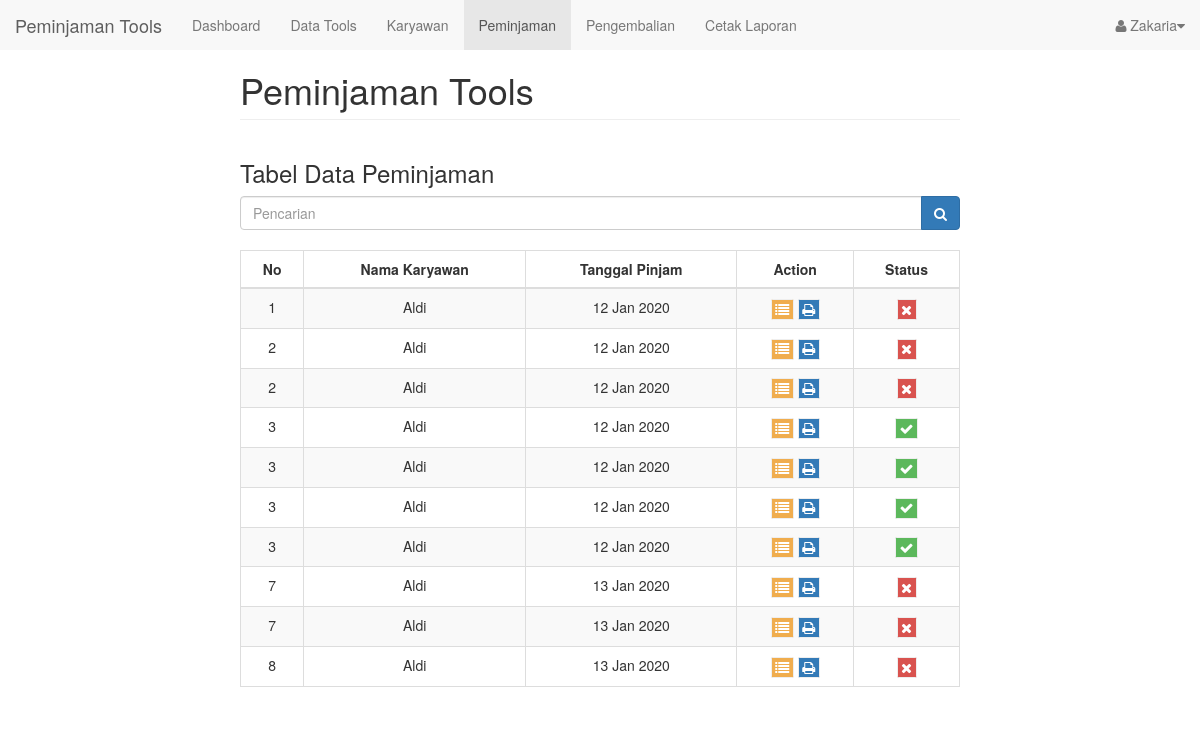
/adminpeminjamanlist_page.php?cari=3216610 (signed in), run on the app's committed database.
### tables this page shows
CREATE TABLE `peminjaman` (
  `id_peminjaman` int(10) NOT NULL,
  `id_brg` int(11) NOT NULL,
  `id_karyawan` int(11) NOT NULL,
  `jml_brg` int(11) NOT NULL,
  `tgl_pinjam` date DEFAULT '0000-00-00',
  `status` tinyint(1) NOT NULL DEFAULT '0',
  KEY `id_brg` (`id_brg`,`id_karyawan`),
  KEY `id_peminjam` (`id_karyawan`),
  KEY `id_anggota` (`id_karyawan`),
  KEY `id_brg_2` (`id_brg`)
);

CREATE TABLE `anggota` (
  `id_karyawan` int(11) NOT NULL AUTO_INCREMENT,
  `nama_karyawan` varchar(40) NOT NULL,
  `password` varchar(40) NOT NULL,
  `divisi` varchar(20) NOT NULL,
  PRIMARY KEY (`id_karyawan`) USING BTREE
);

### adminpeminjamanlist_page.php (the view, shortened to what this page needs)
<!DOCTYPE html>
<html lang="en">
<head>
    <link href="bootstrap/dist/css/bootstrap.min.css" rel="stylesheet">
    <link href="bootstrap/dist/css/global.css" rel="stylesheet">
    <link href="bootstrap/font-awesome/css/font-awesome.min.css" rel="stylesheet" type="text/css">
</head>
<body>
    <?php
        include "navbar_admin.php";
        require 'config/koneksi.php';
    ?>
    <div class="col-md-8 col-md-offset-2 main">
        <h1 class="page-header">Peminjaman Tools</h1>
        <div class="row">
            <div class="col-md-12">
                <h3>Tabel Data Peminjaman</h3>
                <form class="input-group"action="adminpeminjamanlist_page.php" method="get">
                    <input type="text" class="form-control" placeholder="Pencarian" name="cari">
                    <span class="input-group-btn">
                    <button class="btn btn-primary" type="submit" value="Cari"><i class="fa fa-search"></i></button>
                    </span>
                    </form>
                <br>
                <table class="table table-bordered table-striped table-hover table-resonsive">
                    <thead>
                        <tr>
                          <th class="text-center">No</th>
                          <th class="text-center">Nama Karyawan</th>
                          <th class="text-center">Tanggal Pinjam</th>
                          <th class="text-center">Action</th>
                          <th class="text-center">Status</th>
                        </tr>
                    </thead>
                    <?php
                        if(isset($_GET['cari'])){
                            $cari = $_GET['cari'];
                            $querytools = $mysqli->query("SELECT * FROM peminjaman
                            JOIN anggota on peminjaman.id_karyawan = anggota.id_karyawan
                            JOIN barang on peminjaman.id_brg = barang.id_brg
                            where (peminjaman.id_karyawan like '%".$cari."%'
                            or anggota.nama_karyawan like '%".$cari."%'
                            or peminjaman.id_peminjaman like '%".$cari."%'
                            or barang.nama_brg like '%".$cari."%')
                            order by peminjaman.id_peminjaman asc");
                        }else{
                            $querytools = $mysqli->query("SELECT * FROM peminjaman
                            JOIN anggota on peminjaman.id_karyawan = anggota.id_karyawan
                            JOIN barang on peminjaman.id_brg = barang.id_brg
                            group by id_peminjaman
                            order by peminjaman.id_peminjaman asc");
                        }?>
                        <tbody>
                        <?php
                            while ($lihat = mysqli_fetch_array($querytools)){
                        ?>
                        <tr>
                            <td class="text-center vertical-center">
                                <?php
                                    echo $lihat['id_peminjaman'];
                                    $idpinjam = $lihat['id_peminjaman'];
                                ?>
                            </td>
                            <td class="text-center"><?php echo $lihat['nama_karyawan']; ?></td>
                            <td class="text-center"><?php echo date('d M Y',strtotime($lihat['tgl_pinjam'])); ?></td>
                            <td class="text-center">
                                <a class="btn btn-warning fa fa-border fa-list" href="adminlihatpeminjamanuser_page.php?id=<?php echo $lihat['id_peminjaman']?>" data-toggler="tooltip" title="Lihat Peminjaman User"></a>
                                <a class="btn btn-primary fa fa-border fa-print" href="cetak/bukti_peminjaman.php?idpinjam=<?php echo $lihat['id_peminjaman']?>&idkaryawan=<?php echo $lihat['id_karyawan']?>" data-toggler="tooltip" title="Cetak Bukti Peminjaman"></a>
                            </td>
                            <?php
                                $querytotalsudah = $mysqli->query("SELECT count(id_peminjaman) as aaa From peminjaman where id_peminjaman=$idpinjam and status=1");
                                $querytotal = $mysqli->query("SELECT count(id_peminjaman) as aaa From peminjaman where id_peminjaman=$idpinjam");
                                $xxx = mysqli_fetch_assoc($querytotal);
                                $yyy = mysqli_fetch_assoc($querytotalsudah);
                            ?>
                            <td class="text-center"><a class="btn btn-<?php echo $xxx['aaa'] == $yyy['aaa'] ? 'success' : 'danger' ?> fa fa-border fa-<?php echo $xxx['aaa'] == $yyy['aaa'] ? 'check' : 'remove' ?>" data-toggler="tootltip" title="<?php echo $xxx['aaa'] == $yyy['aaa'] ? 'Sudah Mengembalikan Semua Barang' : 'Masih Dalam Peminjaman' ?>"></a></td>
                        </tr>
                    <?php } ?>
                    </tbody>
                </table>
            </div>
        </div><br><br>
    </div>
</body>
</html>

### data on the page
peminjaman: id_peminjaman "1", id_karyawan.nama_karyawan "Aldi", tgl_pinjam "12 Jan 2020"
peminjaman: id_peminjaman "2", id_karyawan.nama_karyawan "Aldi", tgl_pinjam "12 Jan 2020"
peminjaman: id_peminjaman "2", id_karyawan.nama_karyawan "Aldi", tgl_pinjam "12 Jan 2020"
peminjaman: id_peminjaman "3", id_karyawan.nama_karyawan "Aldi", tgl_pinjam "12 Jan 2020"
peminjaman: id_peminjaman "3", id_karyawan.nama_karyawan "Aldi", tgl_pinjam "12 Jan 2020"
peminjaman: id_peminjaman "3", id_karyawan.nama_karyawan "Aldi", tgl_pinjam "12 Jan 2020"
peminjaman: id_peminjaman "3", id_karyawan.nama_karyawan "Aldi", tgl_pinjam "12 Jan 2020"
peminjaman: id_peminjaman "7", id_karyawan.nama_karyawan "Aldi", tgl_pinjam "13 Jan 2020"
peminjaman: id_peminjaman "7", id_karyawan.nama_karyawan "Aldi", tgl_pinjam "13 Jan 2020"
peminjaman: id_peminjaman "8", id_karyawan.nama_karyawan "Aldi", tgl_pinjam "13 Jan 2020"

### other printed values
$namaadmin "Zakaria"
